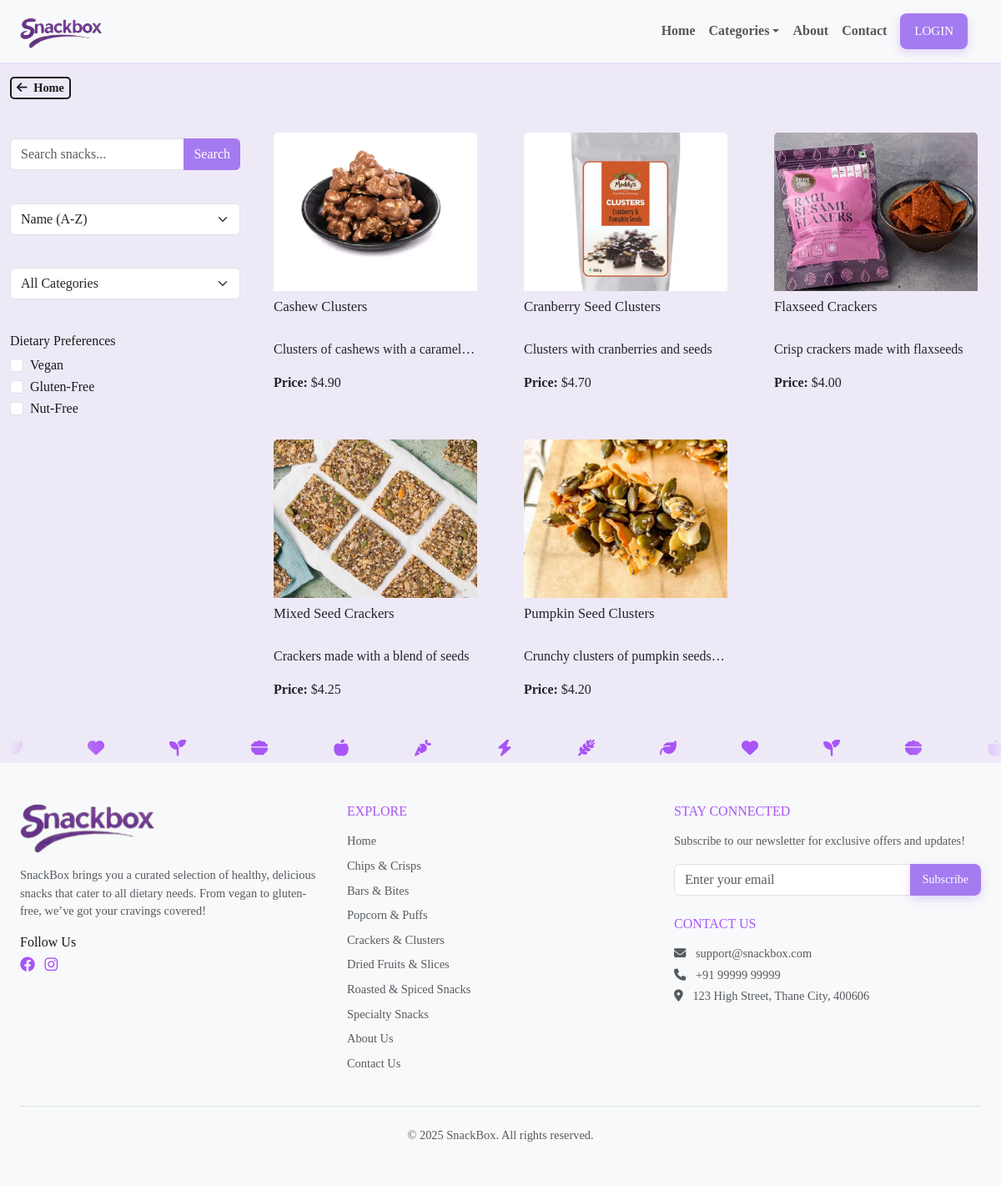
Screenshot of /category/crackers-clusters/ with the database file from the repository.
### core/models.py (models this page shows, shortened)
class Snack(models.Model):
    CATEGORY_CHOICES = [
        ('chips_crisps', 'Chips & Crisps'),
        ('bars_bites', 'Bars & Bites'),
        ('popcorn_puffs', 'Popcorn & Puffs'),
        ('crackers_clusters', 'Crackers & Clusters'),
        ('dried_fruits', 'Dried Fruits & Slices'),
        ('roasted_spiced', 'Roasted & Spiced Snacks'),
        ('cookies_sweets', 'Cookies & Sweets'),
        ('specialty', 'Specialty Snacks'),
    ]
    name = models.CharField(max_length=100)
    description = models.TextField()
    price = models.DecimalField(max_digits=6, decimal_places=2)
    image = models.ImageField(upload_to='snacks_images/', blank=True, null=True)
    category = models.CharField(max_length=20, choices=CATEGORY_CHOICES)
    is_vegan = models.BooleanField(default=False)
    is_gluten_free = models.BooleanField(default=False)
    is_nut_free = models.BooleanField(default=False)
    stock = models.PositiveIntegerField(default=0)

### core/views.py (the view, shortened to what this page needs)
# urls.py: path('category/<str:category_slug>/', views.category_detail, name='category_detail'),
def category_detail(request, category_slug):
    category_map = {slug: display for slug, display in Snack.CATEGORY_CHOICES}
    reverse_category_map = {display.lower().replace(' & ', '-').replace(' ', '-'): display for slug, display in Snack.CATEGORY_CHOICES}
    normalized_slug = category_slug.replace('_', '-')
    category_name = reverse_category_map.get(normalized_slug)
    if not category_name:
        for slug, display in reverse_category_map.items():
            if normalized_slug == slug.split('-')[0]:
                return redirect('category_detail', category_slug=slug)
        raise Http404(f"The category '{category_slug.replace('-', ' ').title()}' does not exist.")
    category_slugs = [slug for slug, display in Snack.CATEGORY_CHOICES if display == category_name]
    snacks = Snack.objects.filter(category__in=category_slugs)
    query = request.GET.get('q', '').strip()
    sort_by = request.GET.get('sort', 'name_asc')
    is_vegan = 'is_vegan' in request.GET
    is_gluten_free = 'is_gluten_free' in request.GET
    is_nut_free = 'is_nut_free' in request.GET
    if query:
        snacks = snacks.filter(Q(name__icontains=query) | Q(description__icontains=query))
    if is_vegan:
        snacks = snacks.filter(is_vegan=True)
    if is_gluten_free:
        snacks = snacks.filter(is_gluten_free=True)
    if is_nut_free:
        snacks = snacks.filter(is_nut_free=True)
    if sort_by == 'name_asc':
        snacks = snacks.order_by('name')
    elif sort_by == 'name_desc':
        snacks = snacks.order_by('-name')
    elif sort_by == 'price_asc':
        snacks = snacks.order_by('price')
    elif sort_by == 'price_desc':
        snacks = snacks.order_by('-price')
    cart_items_count = 0
    user_id = request.COOKIES.get('user_id')
    category_slug_value = next(slug for slug, display in Snack.CATEGORY_CHOICES if display == category_name)
    return render(request, 'core/category_detail.html', {
        'category': category_name,
        'snacks': snacks,
        'cart_items_count': cart_items_count,
        'categories': Snack.CATEGORY_CHOICES,
        'category_slug': category_slug_value,
        'query': query,
        'sort_by': sort_by,
        'is_vegan': is_vegan,
        'is_gluten_free': is_gluten_free,
        'is_nut_free': is_nut_free,
    })

### core/templates/core/category_detail.html (shortened to what this page needs)
{% load static %}
<!DOCTYPE html>
<html lang="en">
<head>
  <link href="https://cdn.jsdelivr.net/npm/bootstrap@5.3.0/dist/css/bootstrap.min.css" rel="stylesheet" />
  <link href="https://cdnjs.cloudflare.com/ajax/libs/font-awesome/6.4.0/css/all.min.css" rel="stylesheet" />
  <link rel="stylesheet" href="{% static 'core/css/style.css' %}">
</head>
<body class="category-page">
  {% include "core/components/navbar_internal.html" %}
  <section class="category-listing">
    <div class="container-fluid">
      <div class="d-flex justify-content-between align-items-center mb-4">
        <a href="{% url 'home' %}" class="back-btn"><i class="fa fa-arrow-left pe-1"></i> Home</a>
      </div>
      <div class="row">
        <div class="col-md-3 sidebar d-none d-md-block">
          <form method="get" action="{% url 'search_results' %}" class="mb-4" id="filterForm">
            <div class="mb-3">
              <div class="input-group">
                <input type="text" name="q" class="form-control" placeholder="Search snacks..." value="{{ query }}" />
                <button type="submit" class="btn purple-button">Search</button>
              </div>
            </div>
            <div class="mb-3">
              <select name="sort" class="form-select" onchange="this.form.submit()">
                <option value="name_asc" {% if sort_by == 'name_asc' %}selected{% endif %}>Name (A-Z)</option>
              </select>
            </div>
            <div class="mb-3">
              <select name="category" class="form-select" onchange="this.form.submit()">
                <option value="">All Categories</option>
              </select>
            </div>
            <div class="mb-3">
              <h6>Dietary Preferences</h6>
              <div class="form-check">
                <input type="checkbox" name="is_vegan" class="form-check-input" id="veganFilter" {% if is_vegan %}checked{% endif %} onchange="this.form.submit()" />
                <label class="form-check-label" for="veganFilter">Vegan</label>
              </div>
              <div class="form-check">
                <input type="checkbox" name="is_gluten_free" class="form-check-input" id="glutenFreeFilter" {% if is_gluten_free %}checked{% endif %} onchange="this.form.submit()" />
                <label class="form-check-label" for="glutenFreeFilter">Gluten-Free</label>
              </div>
              <div class="form-check">
                <input type="checkbox" name="is_nut_free" class="form-check-input" id="nutFreeFilter" {% if is_nut_free %}checked{% endif %} onchange="this.form.submit()" />
                <label class="form-check-label" for="nutFreeFilter">Nut-Free</label>
              </div>
            </div>
          </form>
        </div>
        <div class="col-md-9">
          {% if snacks %}
            <div class="row">
              {% for snack in snacks %}
                <div class="col-6 col-sm-6 col-md-4 col-lg-4 mb-4">
                  <div class="card h-100 snack-card" data-bs-toggle="modal" data-bs-target="#snackModal"
                       data-snack-id="{{ snack.id }}"
                       data-snack-name="{{ snack.name }}"
                       data-snack-description="{{ snack.description }}"
                       data-snack-price="{{ snack.price }}"
                       data-snack-image="{% if snack.image %}{{ snack.image.url }}{% else %}{% static 'core/img/placeholder.png' %}{% endif %}"
                       data-snack-vegan="{{ snack.is_vegan|yesno:'true,false' }}"
                       data-snack-gluten-free="{{ snack.is_gluten_free|yesno:'true,false' }}"
                       data-snack-nut-free="{{ snack.is_nut_free|yesno:'true,false' }}">
                    <div class="card-body">
                      {% if snack.image %}
                        <img src="{{ snack.image.url }}" class="card-img-top" alt="{{ snack.name }}">
                      {% else %}
                        <img src="{% static 'core/img/placeholder.png' %}" class="card-img-top" alt="{{ snack.name }}">
                      {% endif %}
                      <h5 class="card-title">{{ snack.name }}</h5>
                      <p class="card-text snack-description">{{ snack.description }}</p>
                      <p class="card-text"><strong>Price:</strong> ${{ snack.price }}</p>
                    </div>
                  </div>
                </div>
              {% endfor %}
            </div>
          {% else %}
            <p class="text-center">No snacks match your criteria.</p>
          {% endif %}
        </div>
      </div>
    </div>
  </section>
  {% include "core/components/footer.html" %}
</body>
</html>

### core/static/core/css/style.css (style rules this page uses)
body { background-color: #eee9f7; color: #191919; font-family:'Montserrat'; }
.purple-button { background-color: #a47bf0; border: none; color: white; font-weight: 400; }
#filterForm { display: flex; flex-direction: column; height: 50vh; justify-content: space-evenly; }
.back-btn { font-weight: 600; color: #191919; background-color: transparent; border: 2px solid #191919; padding: 1px 6px; border-radius: 5px; transition: all 0.3s ease; text-decoration: none; font-size: 0.9em; }
.food-listing-homepage .card, .category-listing .card, .search-results-section .card { border: none; background: none; overflow: hidden; width: 100%; max-width: 230px; margin: auto; }
.category-listing .card, .search-results-section .card { border: none; background: none; overflow: hidden; width: 100%; max-width: 366px; margin: auto; }
.food-listing-homepage .card-img-top, .category-listing .card-img-top, .search-results-section .card-img-top { height: 190px; object-fit: cover; }
.food-listing-homepage .card-title, .category-listing .card-title, .search-results-section .card-title { font-size: 1.05rem; margin-top: 0.5rem; margin-bottom: 0.5rem; height: 2.5em; line-height: 1.25em; overflow: hidden; }
.food-listing-homepage .snack-description, .category-listing .snack-description, .search-results-section .snack-description { font-size: 1rem; display: -webkit-box; -webkit-line-clamp: 1; -webkit-box-orient: vertical; overflow: hidden; text-overflow: ellipsis; }
.food-listing-homepage .card-text, .category-listing .card-text, .search-results-section .card-text { font-size: 1rem; }
.food-listing-homepage .card-body, .category-listing .card-body, .search-results-section .card-body { padding: 1rem; }
.sidebar { position: sticky; top: 20px; align-self: flex-start; }
.snack-card img { transition: transform 0.8s ease; }

### core/templates/core/components/marquee_icons.html (style rules this page uses)
:root { --color-primary: purple; accent-color: var(--color-primary); }
*, *::before, *::after { box-sizing: border-box; }
a { color: var(--color-primary); text-decoration: none; }

### core/templates/core/components/footer.html (style rules this page uses)
a { text-decoration: none !important; }

### rows the page displays
Snack: image (picture), name "Cashew Clusters", description "Clusters of cashews with a…", price "4.90"
Snack: image (picture), name "Cranberry Seed Clusters", description "Clusters with cranberries and seeds", price "4.70"
Snack: image (picture), name "Flaxseed Crackers", description "Crisp crackers made with flaxseeds", price "4.00"
Snack: image (picture), name "Mixed Seed Crackers", description "Crackers made with a blend of seeds", price "4.25"
Snack: image (picture), name "Pumpkin Seed Clusters", description "Crunchy clusters of pumpkin…", price "4.20"
